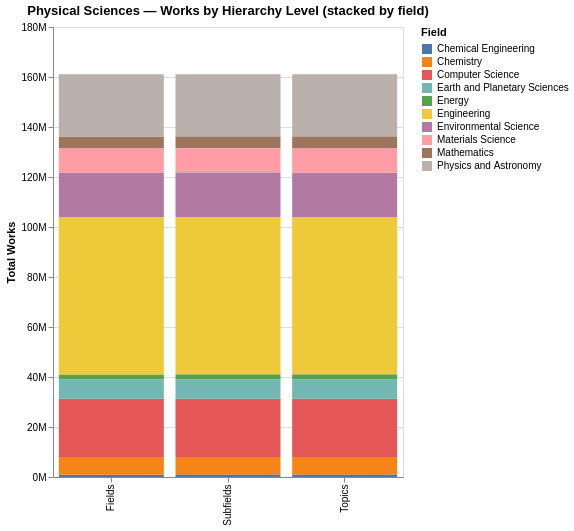

Notebook code for this chart:
### Code cell
# Build one aggregated dataframe with all 3 levels
f_agg = ps.groupby('field_name', as_index=False)['works_count'].sum()
f_agg['level'] = 'Fields'
f_agg['label'] = f_agg['field_name']
f_agg['field'] = f_agg['field_name']

sf_agg = ps.groupby(['subfield_name', 'field_name'], as_index=False)['works_count'].sum()
sf_agg['level'] = 'Subfields'
sf_agg['label'] = sf_agg['subfield_name']
sf_agg['field'] = sf_agg['field_name']

t_agg = ps[['display_name', 'field_name', 'works_count']].copy()
t_agg['level'] = 'Topics'
t_agg['label'] = t_agg['display_name']
t_agg['field'] = t_agg['field_name']

hier = pd.concat([
    f_agg[['level', 'label', 'works_count', 'field']],
    sf_agg[['level', 'label', 'works_count', 'field']],
    t_agg[['level', 'label', 'works_count', 'field']],
], ignore_index=True)

alt.Chart(hier).mark_bar().encode(
    x=alt.X('level:N', sort=['Fields', 'Subfields', 'Topics'], title=None),
    y=alt.Y('sum(works_count):Q', title='Total Works', axis=alt.Axis(format='~s')),
    color=alt.Color('field:N', title='Field'),
    order=alt.Order('field:N'),
    tooltip=[
        alt.Tooltip('field:N', title='Field'),
        alt.Tooltip('level:N', title='Level'),
        alt.Tooltip('sum(works_count):Q', title='Works', format=','),
    ]
).properties(
    title='Physical Sciences — Works by Hierarchy Level (stacked by field)',
    width=350, height=450
)

### Figure 1 — Vega-Lite specification as saved in the notebook (floating-point values rounded to 4 significant figures; data arrays with more than 128 entries replaced by an {"elided": "..."} marker saying what was removed)
{"config": {"view": {"continuousWidth": 300, "continuousHeight": 300}}, "data": {"name": "data-b4b2158c43d429a53e4f63dfebc6018e"}, "mark": {"type": "bar"}, "encoding": {"color": {"field": "field", "title": "Field", "type": "nominal"}, "order": {"field": "field", "type": "nominal"}, "tooltip": [{"field": "field", "title": "Field", "type": "nominal"}, {"field": "level", "title": "Level", "type": "nominal"}, {"aggregate": "sum", "field": "works_count", "format": ",", "title": "Works", "type": "quantitative"}], "x": {"field": "level", "sort": ["Fields", "Subfields", "Topics"], "title": null, "type": "nominal"}, "y": {"aggregate": "sum", "axis": {"format": "~s"}, "field": "works_count", "title": "Total Works", "type": "quantitative"}}, "height": 450, "title": "Physical Sciences — Works by Hierarchy Level (stacked by field)", "width": 350, "$schema": "https://vega.github.io/schema/vega-lite/v6.4.1.json", "datasets": {"data-b4b2158c43d429a53e4f63dfebc6018e": {"elided": "1670 records"}}}
